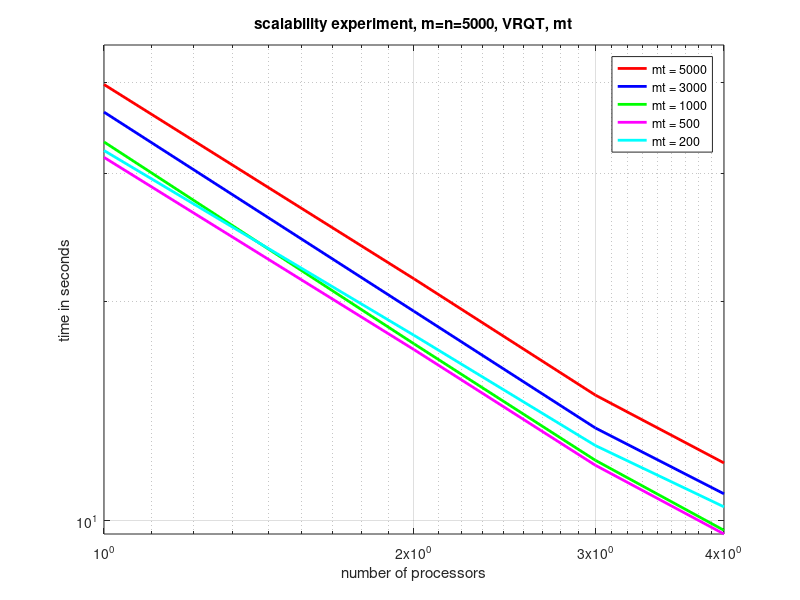
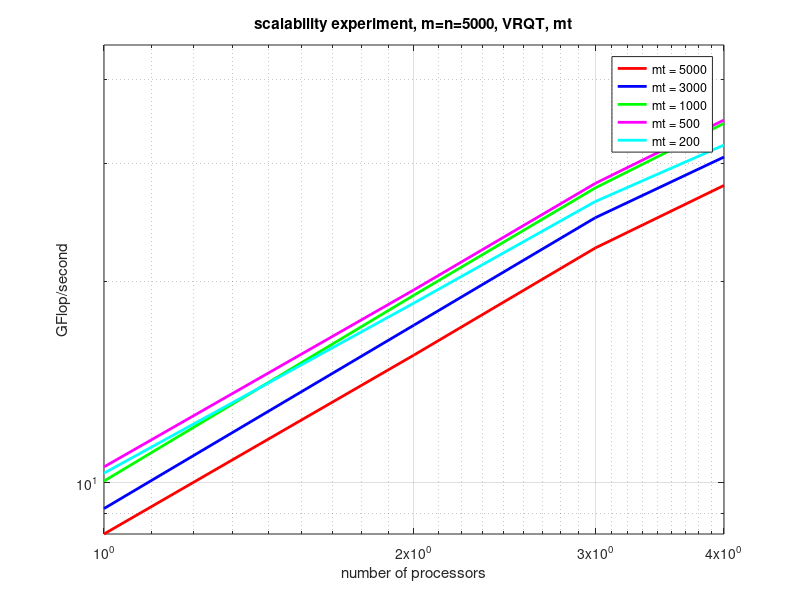
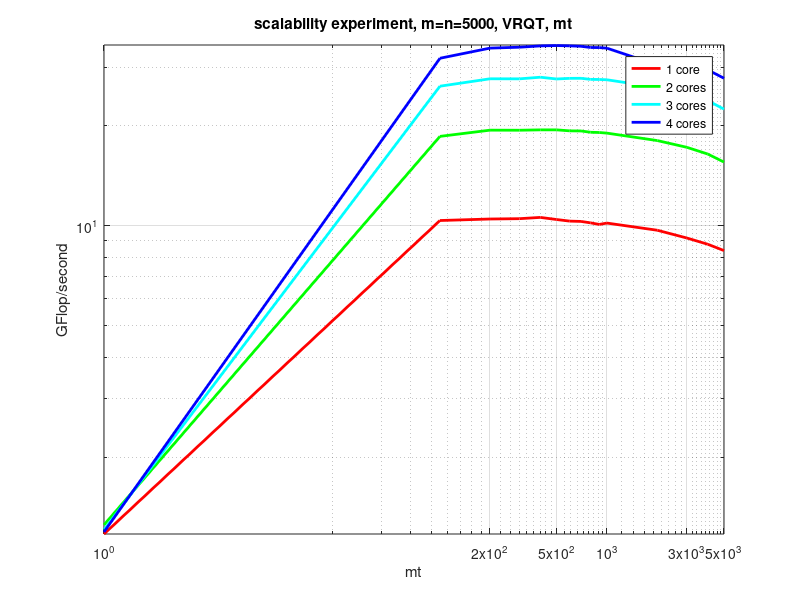
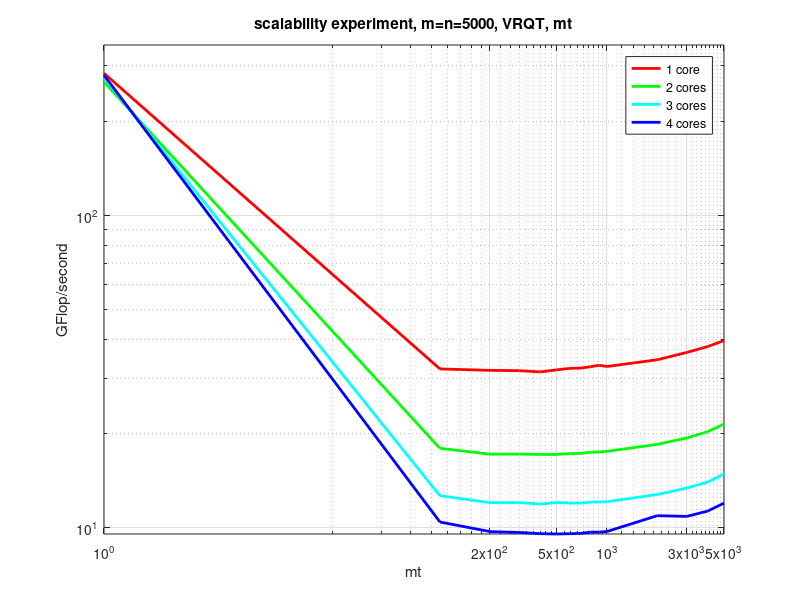

Write the MATLAB code that produced these figures, in order.
   clear
   close all
   X = load('test_timing_w03_l1p1__square__1thread.dat');
   m = X(:,2);
   perf = X(:,6);
   Y = load('test_timing_w03_l1p1__square__2threads.dat');
   m = Y(:,2);
   perf = Y(:,6);
   T = load('test_timing_w03_l1p1__square__3threads.dat');
   m = T(:,2);
   perf = T(:,6);
   Z = load('test_timing_w03_l1p1__square__4threads.dat');
   m = Z(:,2);
   perf = Z(:,6);

   ax = axes;
   loglog( [1 2 3 4 ], [ X(15,6) Y(15,6) T(15,6) Z(15,6) ], 'r', 'LineWidth', 2); hold on;
   %loglog( [1 2 3 4 ], [ X(15,6) X(15,6)/2 X(15,6)/3 X(15,6)/4 ], 'r--', 'LineWidth', 2); hold on;
   loglog( [1 2 3 4 ], [ X(13,6) Y(13,6) T(13,6) Z(13,6) ], 'b', 'LineWidth', 2); hold on;
   loglog( [1 2 3 4 ], [ X(10,6) Y(10,6) T(10,6) Z(10,6) ], 'g', 'LineWidth', 2); hold on;
   loglog( [1 2 3 4 ], [ X(5,6) Y(5,6) T(5,6) Z(5,6) ], 'm', 'LineWidth', 2); hold on;
   loglog( [1 2 3 4 ], [ X(2,6) Y(2,6) T(2,6) Z(2,6) ], 'c', 'LineWidth', 2); hold on;
   %loglog( [1 2 3 4 ], [ X(1,6) Y(1,6) T(1,6) Z(1,6) ], 'm', 'LineWidth', 2); hold on;
   %loglog( [1 2 3 4 ], [ X(1,6) X(1,6)/2 X(1,6)/3 X(1,6)/4 ], 'm--', 'LineWidth', 2); hold on;
   grid on
   set( ax, 'XTick',[ 1 2 3 4]);
   axis([1 4 0 45])

   legend
   legend('mt = 5000','mt = 3000','mt = 1000','mt = 500','mt = 200')
   title('scalability experiment, m=n=5000, VRQT, mt')
   xlabel('number of processors')
   ylabel('time in seconds')

   figure
   ax = axes;
   loglog( [1 2 3 4 ], [ X(15,7) Y(15,7) T(15,7) Z(15,7) ], 'r', 'LineWidth', 2); hold on;
   %loglog( [1 2 3 4 ], [ X(15,7) 2*X(15,7) 3*X(15,7) 4*X(15,7) ], 'r--', 'LineWidth', 2); hold on;
   loglog( [1 2 3 4 ], [ X(13,7) Y(13,7) T(13,7) Z(13,7) ], 'b', 'LineWidth', 2); hold on;
   loglog( [1 2 3 4 ], [ X(10,7) Y(10,7) T(10,7) Z(10,7) ], 'g', 'LineWidth', 2); hold on;
   loglog( [1 2 3 4 ], [ X(5,7) Y(5,7) T(5,7) Z(5,7) ], 'm', 'LineWidth', 2); hold on;
   loglog( [1 2 3 4 ], [ X(2,7) Y(2,7) T(2,7) Z(2,7) ], 'c', 'LineWidth', 2); hold on;
   %loglog( [1 2 3 4 ], [ X(1,7) Y(1,7) T(1,7) Z(1,7) ], 'r', 'LineWidth', 2); hold on;
   %loglog( [1 2 3 4 ], [ X(1,7) X(1,7)/2 X(1,7)/3 X(1,7)/4 ], 'r--', 'LineWidth', 2); hold on;
   grid on
   set( ax, 'XTick',[ 1 2 3 4]);
   axis([1 4 0 45])

   legend
   legend('mt = 5000','mt = 3000','mt = 1000','mt = 500','mt = 200')
   title('scalability experiment, m=n=5000, VRQT, mt')
   xlabel('number of processors')
   ylabel('GFlop/second')



   figure
   ax = axes;
   loglog( X(1:15,3), X(1:15,7) , 'r', 'LineWidth', 2); hold on;
   loglog( X(1:15,3), Y(1:15,7) , 'g', 'LineWidth', 2); hold on;
   loglog( X(1:15,3), T(1:15,7) , 'c', 'LineWidth', 2); hold on;
   loglog( X(1:15,3), Z(1:15,7) , 'b', 'LineWidth', 2); hold on;
   grid on
   set( ax, 'XTick',[ 1 200 500 1000 3000 5000]);
   axis([1 5000 0 35])

   legend
   legend('1 core','2 cores','3 cores','4 cores')
   title('scalability experiment, m=n=5000, VRQT, mt')
   xlabel('mt')
   ylabel('GFlop/second')

   figure
   ax = axes;
   loglog( X(1:15,3), X(1:15,6) , 'r', 'LineWidth', 2); hold on;
   loglog( X(1:15,3), Y(1:15,6) , 'g', 'LineWidth', 2); hold on;
   loglog( X(1:15,3), T(1:15,6) , 'c', 'LineWidth', 2); hold on;
   loglog( X(1:15,3), Z(1:15,6) , 'b', 'LineWidth', 2); hold on;
   grid on
   set( ax, 'XTick',[ 1 200 500 1000 3000 5000]);
   axis([1 5000 0 350])

   legend
   legend('1 core','2 cores','3 cores','4 cores')
   title('scalability experiment, m=n=5000, VRQT, mt')
   xlabel('mt')
   ylabel('GFlop/second')
